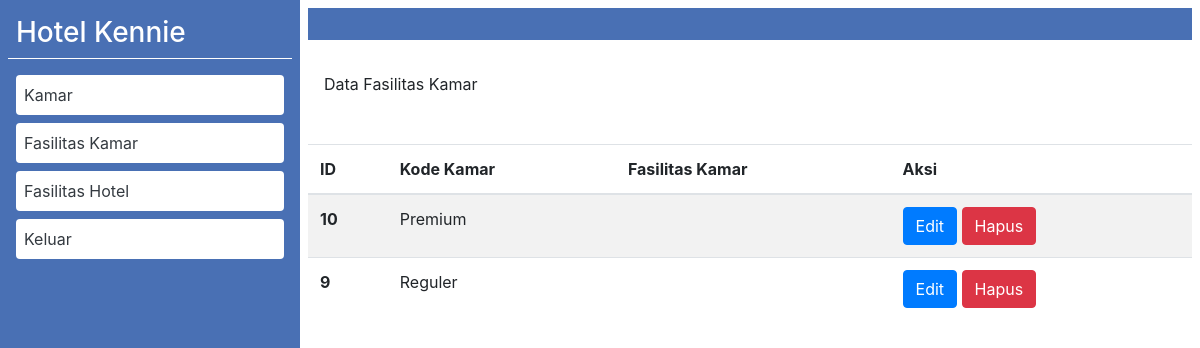
The app's page /nike22/admin/fasilitas-kamar.php with its own data.
### tables this page shows
CREATE TABLE `datakamar` (
  `id` int(11) NOT NULL,
  `fotoKamar` text NOT NULL,
  `namaKamar` text NOT NULL,
  `kodeKamar` text NOT NULL,
  `hargaKamar` text NOT NULL,
  `fasilitas` text NOT NULL,
  `jmlKamar` text NOT NULL,
  `dates` text NOT NULL
);

### nike22/admin/fasilitas-kamar.php (the view, shortened to what this page needs)
<?php
include "../koneksi.php";
?>
<!DOCTYPE html>
<html>
<head>
    <link rel="stylesheet" href="../styleser.css" type="text/css" media="all" />
    <link rel="stylesheet" href="reset.css" type="text/css" media="all" />
    <link rel="stylesheet" href="../css/bootstrap.css" type="text/css" media="all" />
    <link rel="stylesheet" href="../cssico/ardesico.css" type="text/css" media="all" />
</head>
<body class="max mx-auto">
    <section id="wrappes">
        <div class="col-12">
            <div class="row">
                <div class="col-lg-3 p-2 bg-primary-2 text-white vh-100">
                    <div class="navSide border-bottom border-white">
                        <div class="logos p-2">
                            <h1 class="m-0 p-0 h3">Hotel Kennie</h1>
                        </div>
                    </div>
                    <div class="mt-2 p-2">
                        <div class="p-2 mb-2 bg-white radius-1">
                            <a class="text-dark" href="index.php">Kamar</a>
                        </div>
                        <div class="p-2 mb-2 bg-white radius-1">
                            <a class="text-dark" href="fasilitas-kamar.php">Fasilitas Kamar</a>
                        </div>
                        <div class="p-2 mb-2 bg-white radius-1">
                            <a class="text-dark" href="fasilitas-hotel.php">Fasilitas Hotel</a>
                        </div>
                        <div class="p-2 mb-2 bg-white radius-1">
                            <a class="text-dark" href="../logout.php">Keluar</a>
                        </div>
                    </div>
                </div>
                <div class="col-lg-9 p-2">
                    <div class="bg-primary-2 p-3"></div>
                    <div class="p-3">
                        <div class="my-3">
                            Data Fasilitas Kamar
                        </div>
                    </div>
                    <table class="table mt-3 table-striped">
                        <thead>
                            <tr>
                                <th scope="col">ID</th>
                                <th scope="col">Kode Kamar</th>
                                <th scope="col">Fasilitas Kamar</th>
                                <th scope="col">Aksi</th>
                            </tr>
                        </thead>
                        <tbody>
                            <?php
                            $sql = mysqli_query($conn, "SELECT * FROM dataKamar ORDER BY id DESC");
                            while ($row = mysqli_fetch_array($sql)) {
                                ?>
                                <tr>
                                    <th scope="row">
                                        <?php echo $row['id']; ?>
                                    </th>
                                    <td><?php echo $row['kodeKamar']; ?></td>
                                    <td><?php echo $row['fasilitas']; ?></td>
                                    <td>
                                        <a class="btn btn-primary" href="proses/editDataFasilitasKamar.php?id=<?php echo $row['id']; ?>">Edit</a>
                                        <a class="btn btn-danger" href="fasilitas-kamar.php?id=<?php echo $row['id']; ?>&del=delete">Hapus</a>
                                    </td>
                                </tr>
                                <?php
                            }
                            ?>
                        </tbody>
                    </table>
                </div>
            </div>
        </div>
</section>
</body>
</html>

### nike22/styleser.css (style rules this page uses)
.max { max-width: 1200px; }
.radius-1 { border-radius: 4px; }
.bg-primary-2 { background-color: #4970B4; }

### records on screen
datakamar: id "10", kodeKamar "Premium"
datakamar: id "9", kodeKamar "Reguler"
